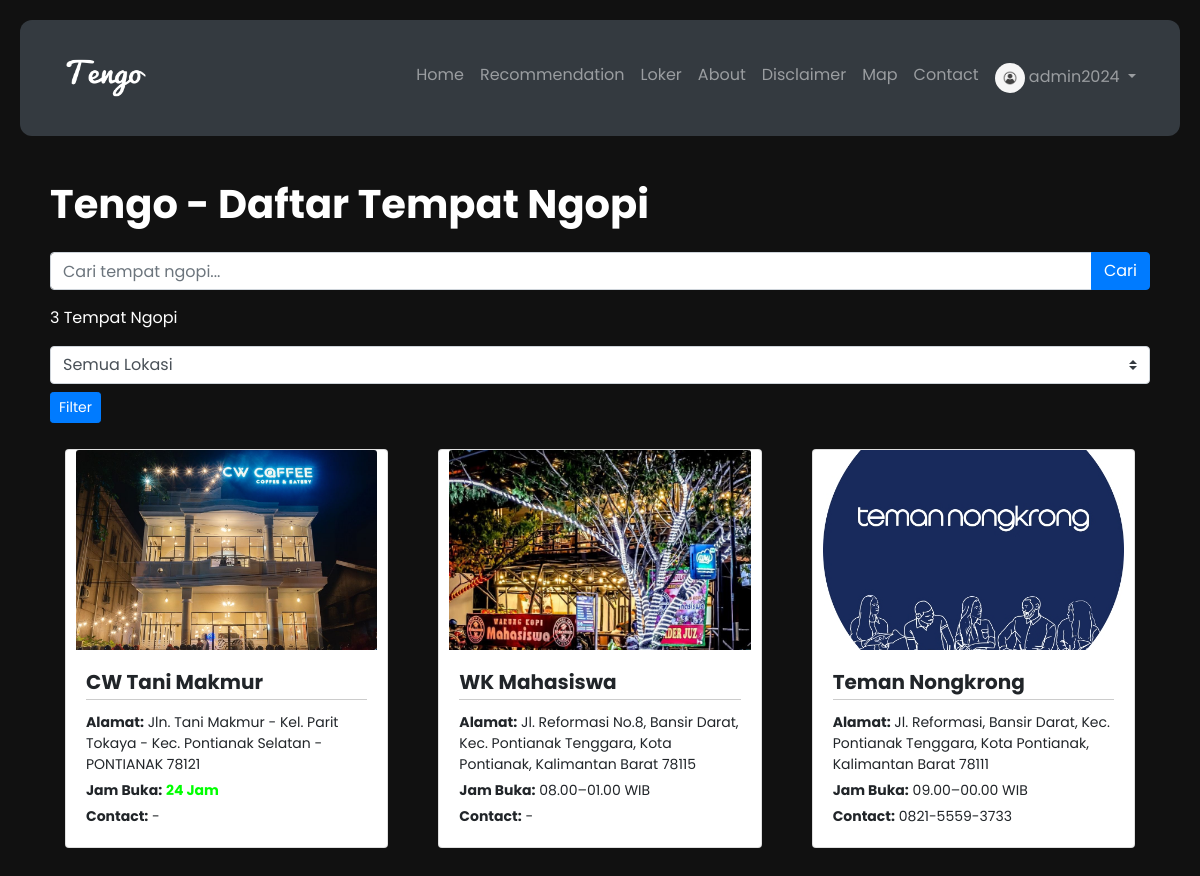
Screenshot of /home/ (signed in) with the database file from the repository.
### aplikasi_tengo/models.py (models this page shows, shortened)
class UserProfile(models.Model):
    user = models.OneToOneField(User, on_delete=models.CASCADE)
    avatar = models.ImageField(upload_to='avatars/', default='avatars/default_avatar.png')

class CoffeeShop(models.Model):
    nama = models.CharField(max_length=200)
    alamat = models.TextField()
    jam_buka = models.CharField(max_length=50)
    contact = models.CharField(max_length=50)
    gallery = models.ImageField(upload_to='coffeeshop_gallery')
    instagram_url = models.URLField(max_length=200, null=True, blank=True)
    tiktok_url = models.URLField(max_length=200, null=True, blank=True)
    google_maps_url = models.URLField(blank=True, null=True)
    tags = models.ManyToManyField('CoffeeShopTag', blank=True)
    slug = models.SlugField(unique=True, blank=True)
    lokasi = models.ManyToManyField('Lokasi')
    fasilitas = models.ManyToManyField('Fasilitas', blank=True)
    menu_images = models.ManyToManyField('MenuImage', blank=True, related_name='coffee_shops')
    latitude = models.DecimalField(max_digits=9, decimal_places=6, null=True, blank=True)
    longitude = models.DecimalField(max_digits=9, decimal_places=6, null=True, blank=True)
    CASH = 'Cash'
    QRIS = 'QRIS'
    PAYMENT_CHOICES = [
        (CASH, 'Cash'),
        (QRIS, 'QRIS'),
    ]
    metode_pembayaran = models.ManyToManyField('PaymentMethod', blank=True)

### aplikasi_tengo/views.py (the view)
# urls.py: path('home/', views.home, name='home'),
@login_required
def home(request):
    query = request.GET.get('q')
    lokasi_id = request.GET.get('lokasi')
    coffee_shops = CoffeeShop.objects.all()
    if query:
        coffee_shops = coffee_shops.filter(Q(nama__icontains=query) | Q(alamat__icontains=query))
    if lokasi_id:
        coffee_shops = coffee_shops.filter(lokasi__id=lokasi_id)
    locations = Lokasi.objects.all()
    total_coffee_shops = coffee_shops.count()  # Menghitung jumlah total Coffee Shop
    return render(request, 'home.html', {'coffee_shops': coffee_shops, 'total_coffee_shops': total_coffee_shops, 'locations': locations})

### aplikasi_tengo/templates/home.html (shortened to what this page needs)
{% load static %}
<!DOCTYPE html>
<html lang="en">
  <head>
    <link rel="stylesheet" href="https://stackpath.bootstrapcdn.com/bootstrap/4.5.2/css/bootstrap.min.css" />
    <link rel="stylesheet" href="{% static 'css/home.css' %}" />
    <link rel="stylesheet" href="https://cdnjs.cloudflare.com/ajax/libs/font-awesome/5.15.2/css/all.min.css" />
  </head>
  <body>
    {% include 'navbar.html' %}
    <div class="container">
      <h1 class="my-4 bold-text">Tengo - Daftar Tempat Ngopi</h1>
      <form method="GET" enctype="multipart/form-data">
        <div class="input-group mb-3">
          <input type="text" class="form-control" placeholder="Cari tempat ngopi..." name="q" value="{{ request.GET.q }}" />
          <div class="input-group-append">
            <button class="btn btn-primary" type="submit">Cari</button>
          </div>
        </div>
        <p style="color: white">{{ total_coffee_shops }} Tempat Ngopi</p>
        <div class="form-group">
          <select class="custom-select" id="lokasi" name="lokasi">
            <option value="">Semua Lokasi</option>
          </select>
          <button class="btn btn-primary btn-sm mt-2" type="submit">Filter</button>
        </div>
      </form>
      {% if coffee_shops %}
      <div class="row">
        {% for coffee_shop in coffee_shops %}
        <div class="col-md-4">
          <div class="card coffee-card">
            <a href="{% url 'detail_coffeeshop' coffee_shop.slug %}">
              <img src="{{ coffee_shop.gallery.url }}" class="card-img-top" alt="{{ coffee_shop.nama }}" />
            </a>
            <div class="card-body">
              <h5 class="card-title">{{ coffee_shop.nama }}</h5>
              <p class="card-text"><strong>Alamat:</strong> {{ coffee_shop.alamat }}</p>
              <p class="card-text">
                <strong>Jam Buka:</strong>
                {% if coffee_shop.jam_buka == "24 Jam" %}
                <strong><span style="color: #00ff00">{{ coffee_shop.jam_buka }}</span></strong>
                {% else %} {{ coffee_shop.jam_buka }} {% endif %}
              </p>
              <p class="card-text"><strong>Contact:</strong> {{ coffee_shop.contact }}</p>
            </div>
          </div>
        </div>
        {% endfor %}
      </div>
      {% else %}
      <div class="alert alert-info">Duh sepertinya Tempat Ngopi yang kamu cari belum terinput 😢</div>
      {% endif %}
    </div>
  </body>
</html>

### aplikasi_tengo/templates/navbar.html (shortened to what this page needs)
{% load static %}
<nav class="navbar navbar-expand-md navbar-dark bg-dark">
    <link rel="stylesheet" href="{% static 'css/navbar.css' %}" />
    <div class="container">
        <a class="navbar-brand" href="{% url 'home' %}">
            <img src="{% static 'img/Tengo - Putih.png' %}" alt="Logo" width="100" height="50" />
        </a>
        <div class="collapse navbar-collapse" id="navbarNav">
            <ul class="navbar-nav ml-auto">
                <li class="nav-item">
                    <a class="nav-link" href="{% url 'home' %}">Home</a>
                </li>
                <li class="nav-item">
                    <a class="nav-link" href="{% url 'recommendation' %}">Recommendation</a>
                </li>
                <li class="nav-item">
                    <a class="nav-link" href="{% url 'gambar_lowongan' %}">Loker</a>
                </li>
                <li class="nav-item">
                    <a class="nav-link" href="{% url 'about' %}">About</a>
                </li>
                <li class="nav-item">
                    <a class="nav-link" href="{% url 'disclaimer' %}">Disclaimer</a>
                </li>
                    <a class="nav-link" href="{% url 'map' %}">Map</a>
                <li class="nav-item">
                    <a class="nav-link" href="https://www.instagram.com/tengo.id/" target="_blank">Contact</a>
                </li>
                {% if user.is_authenticated %}
                    <li class="nav-item dropdown">
                        <a class="nav-link dropdown-toggle" href="#" id="navbarDropdown" role="button" data-toggle="dropdown" aria-haspopup="true" aria-expanded="false">
                            <img src="{{ user.userprofile.avatar.url }}" alt="{{ user.username }}" class="avatar rounded-circle" width="30" height="30">
                            {{ user.username }}
                        </a>
                    </li>
                {% endif %}
            </ul>
        </div>
    </div>
</nav>

### aplikasi_tengo/static/css/home.css (style rules this page uses)
body { padding: 20px; font-family: "Poppins", sans-serif; background-color: #111; }
h1 { color: white; }
.coffee-card .card-body p { margin-bottom: 5px; }
.coffee-card { margin: 10px; margin-bottom: 20px; }
.coffee-card .card-body { padding: 10px; }
.coffee-card .card-img-top { max-width: 100%; height: 200px; object-fit: cover; }
.coffee-card .card-title { font-size: 20px; font-weight: bold; margin-top: 10px; border-bottom: 1px solid #ccc; padding-bottom: 5px; }
.coffee-card .card-text { font-size: 14px; margin-bottom: 5px; }
.bold-text { font-weight: bold; }
.coffee-card .card-text:last-child { margin-bottom: 10px; }
.container { padding: 20px; }
@media (min-width: 992px) { .row { margin-left: -10px; margin-right: -10px; } }
@media (min-width: 992px) { .coffee-card { padding: 0 10px; } }

### aplikasi_tengo/static/css/navbar.css (style rules this page uses)
.navbar-brand img { margin-right: 10px; }
.navbar-nav .nav-link { font-size: 16px; padding: 8px 15px; }
.navbar { border-radius: 12px; }

### rows the page displays
CoffeeShop: gallery (picture), nama "CW Tani Makmur", alamat "Jln. Tani Makmur - Kel. Parit Tokaya - Kec. Pontianak Selatan - PONTIANAK 78121", jam_buka "24 Jam", contact "-"
CoffeeShop: gallery (picture), nama "WK Mahasiswa", alamat "Jl. Reformasi No.8, Bansir Darat, Kec. Pontianak Tenggara, Kota Pontianak, Kalimantan Barat 78115", jam_buka "08.00–01.00 WIB", contact "-"
CoffeeShop: gallery (picture), nama "Teman Nongkrong", alamat "Jl. Reformasi, Bansir Darat, Kec. Pontianak Tenggara, Kota Pontianak, Kalimantan Barat 78111", jam_buka "09.00–00.00 WIB", contact "0821-5559-3733"

### other values shown
{{ user.username }} "admin2024"
{{ total_coffee_shops }} "3"
